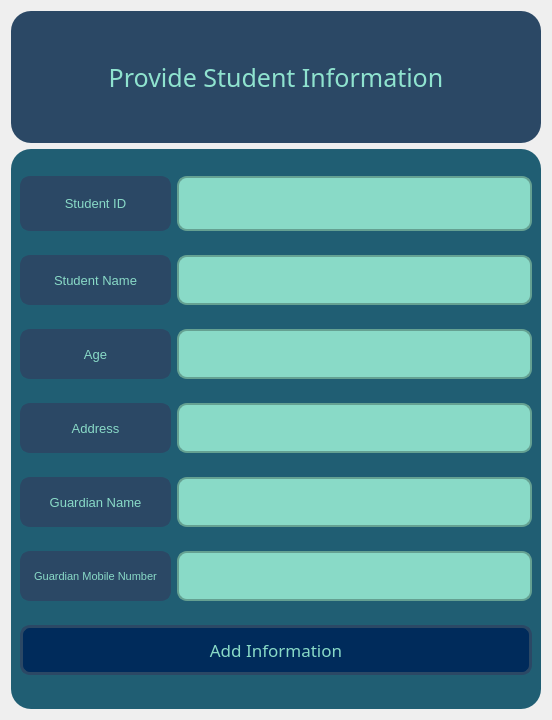
<?xml version="1.0" encoding="UTF-8"?>
<ui version="4.0">
 <class>Form</class>
 <widget class="QWidget" name="Form">
  <property name="geometry">
   <rect>
    <x>0</x>
    <y>0</y>
    <width>552</width>
    <height>720</height>
   </rect>
  </property>
  <property name="minimumSize">
   <size>
    <width>550</width>
    <height>720</height>
   </size>
  </property>
  <property name="windowTitle">
   <string>Form</string>
  </property>
  <layout class="QVBoxLayout" name="verticalLayout">
   <item>
    <widget class="QFrame" name="top_frame">
     <property name="minimumSize">
      <size>
       <width>530</width>
       <height>70</height>
      </size>
     </property>
     <property name="styleSheet">
      <string notr="true">background-color: rgb(43, 72, 101);
border-radius: 20px;</string>
     </property>
     <property name="frameShape">
      <enum>QFrame::StyledPanel</enum>
     </property>
     <property name="frameShadow">
      <enum>QFrame::Raised</enum>
     </property>
     <layout class="QHBoxLayout" name="horizontalLayout">
      <item>
       <widget class="QLabel" name="lbl_heading">
        <property name="font">
         <font>
          <family>Hind Siliguri Medium</family>
          <pointsize>19</pointsize>
          <weight>50</weight>
          <bold>false</bold>
         </font>
        </property>
        <property name="styleSheet">
         <string notr="true">color: rgb(143, 227, 207);</string>
        </property>
        <property name="text">
         <string>Provide Student Information</string>
        </property>
        <property name="alignment">
         <set>Qt::AlignCenter</set>
        </property>
       </widget>
      </item>
     </layout>
    </widget>
   </item>
   <item>
    <widget class="QFrame" name="middle_frame">
     <property name="minimumSize">
      <size>
       <width>530</width>
       <height>560</height>
      </size>
     </property>
     <property name="styleSheet">
      <string notr="true">background-color: rgb(32, 94, 115);
border-radius: 20px;</string>
     </property>
     <property name="frameShape">
      <enum>QFrame::StyledPanel</enum>
     </property>
     <property name="frameShadow">
      <enum>QFrame::Raised</enum>
     </property>
     <layout class="QGridLayout" name="gridLayout">
      <item row="0" column="0">
       <widget class="QLabel" name="label">
        <property name="minimumSize">
         <size>
          <width>151</width>
          <height>51</height>
         </size>
        </property>
        <property name="font">
         <font>
          <pointsize>10</pointsize>
         </font>
        </property>
        <property name="styleSheet">
         <string notr="true">border: 3px solid rgb(43, 72, 101);
border-radius: 10px;
background-color:  rgb(43, 72, 101);
color: rgb(137, 218, 199)</string>
        </property>
        <property name="text">
         <string>Student ID</string>
        </property>
        <property name="alignment">
         <set>Qt::AlignCenter</set>
        </property>
       </widget>
      </item>
      <item row="0" column="1">
       <widget class="QLineEdit" name="input_id">
        <property name="minimumSize">
         <size>
          <width>330</width>
          <height>55</height>
         </size>
        </property>
        <property name="font">
         <font>
          <family>Kalpurush</family>
          <pointsize>11</pointsize>
          <weight>50</weight>
          <bold>false</bold>
         </font>
        </property>
        <property name="styleSheet">
         <string notr="true">background-color: rgb(137, 218, 199);
border: 2px solid rgb(101, 161, 146);
padding-left: 15px;
border-radius: 10px;
color: black;</string>
        </property>
        <property name="text">
         <string/>
        </property>
        <property name="placeholderText">
         <string/>
        </property>
       </widget>
      </item>
      <item row="1" column="0">
       <widget class="QLabel" name="label_2">
        <property name="minimumSize">
         <size>
          <width>151</width>
          <height>41</height>
         </size>
        </property>
        <property name="font">
         <font>
          <pointsize>10</pointsize>
         </font>
        </property>
        <property name="styleSheet">
         <string notr="true">border: 3px solid rgb(43, 72, 101);
border-radius: 10px;
background-color:  rgb(43, 72, 101);
color: rgb(137, 218, 199)</string>
        </property>
        <property name="text">
         <string>Student Name</string>
        </property>
        <property name="alignment">
         <set>Qt::AlignCenter</set>
        </property>
       </widget>
      </item>
      <item row="1" column="1">
       <widget class="QLineEdit" name="input_name">
        <property name="minimumSize">
         <size>
          <width>330</width>
          <height>50</height>
         </size>
        </property>
        <property name="font">
         <font>
          <family>Kalpurush</family>
          <pointsize>11</pointsize>
          <weight>50</weight>
          <bold>false</bold>
         </font>
        </property>
        <property name="styleSheet">
         <string notr="true">background-color: rgb(137, 218, 199);
border: 2px solid rgb(101, 161, 146);
padding-left: 15px;
border-radius: 10px;
color: black;</string>
        </property>
        <property name="placeholderText">
         <string> </string>
        </property>
       </widget>
      </item>
      <item row="2" column="0">
       <widget class="QLabel" name="label_3">
        <property name="minimumSize">
         <size>
          <width>151</width>
          <height>41</height>
         </size>
        </property>
        <property name="font">
         <font>
          <pointsize>10</pointsize>
         </font>
        </property>
        <property name="styleSheet">
         <string notr="true">border: 3px solid rgb(43, 72, 101);
border-radius: 10px;
background-color:  rgb(43, 72, 101);
color: rgb(137, 218, 199)</string>
        </property>
        <property name="text">
         <string>Age</string>
        </property>
        <property name="alignment">
         <set>Qt::AlignCenter</set>
        </property>
       </widget>
      </item>
      <item row="2" column="1">
       <widget class="QLineEdit" name="input_age">
        <property name="minimumSize">
         <size>
          <width>330</width>
          <height>50</height>
         </size>
        </property>
        <property name="font">
         <font>
          <family>Kalpurush</family>
          <pointsize>11</pointsize>
          <weight>50</weight>
          <bold>false</bold>
         </font>
        </property>
        <property name="styleSheet">
         <string notr="true">background-color: rgb(137, 218, 199);
border: 2px solid rgb(101, 161, 146);
padding-left: 15px;
border-radius: 10px;
color: black;</string>
        </property>
        <property name="placeholderText">
         <string/>
        </property>
       </widget>
      </item>
      <item row="3" column="0">
       <widget class="QLabel" name="label_4">
        <property name="minimumSize">
         <size>
          <width>151</width>
          <height>41</height>
         </size>
        </property>
        <property name="font">
         <font>
          <pointsize>10</pointsize>
         </font>
        </property>
        <property name="styleSheet">
         <string notr="true">border: 3px solid rgb(43, 72, 101);
border-radius: 10px;
background-color:  rgb(43, 72, 101);
color: rgb(137, 218, 199)</string>
        </property>
        <property name="text">
         <string>Address</string>
        </property>
        <property name="alignment">
         <set>Qt::AlignCenter</set>
        </property>
       </widget>
      </item>
      <item row="3" column="1">
       <widget class="QLineEdit" name="input_address">
        <property name="minimumSize">
         <size>
          <width>330</width>
          <height>50</height>
         </size>
        </property>
        <property name="font">
         <font>
          <family>Kalpurush</family>
          <pointsize>11</pointsize>
         </font>
        </property>
        <property name="styleSheet">
         <string notr="true">background-color: rgb(137, 218, 199);
border: 2px solid rgb(101, 161, 146);
padding-left: 15px;
border-radius: 10px;
color: black;</string>
        </property>
        <property name="placeholderText">
         <string/>
        </property>
       </widget>
      </item>
      <item row="4" column="0">
       <widget class="QLabel" name="label_5">
        <property name="minimumSize">
         <size>
          <width>151</width>
          <height>41</height>
         </size>
        </property>
        <property name="font">
         <font>
          <pointsize>10</pointsize>
         </font>
        </property>
        <property name="styleSheet">
         <string notr="true">border: 3px solid rgb(43, 72, 101);
border-radius: 10px;
background-color:  rgb(43, 72, 101);
color: rgb(137, 218, 199)</string>
        </property>
        <property name="text">
         <string>Guardian Name</string>
        </property>
        <property name="alignment">
         <set>Qt::AlignCenter</set>
        </property>
       </widget>
      </item>
      <item row="4" column="1">
       <widget class="QLineEdit" name="input_guardian">
        <property name="minimumSize">
         <size>
          <width>330</width>
          <height>50</height>
         </size>
        </property>
        <property name="font">
         <font>
          <family>Kalpurush</family>
          <pointsize>11</pointsize>
         </font>
        </property>
        <property name="styleSheet">
         <string notr="true">background-color: rgb(137, 218, 199);
border: 2px solid rgb(101, 161, 146);
padding-left: 15px;
border-radius: 10px;
color: black;</string>
        </property>
        <property name="placeholderText">
         <string/>
        </property>
       </widget>
      </item>
      <item row="5" column="0">
       <widget class="QLabel" name="label_6">
        <property name="minimumSize">
         <size>
          <width>151</width>
          <height>41</height>
         </size>
        </property>
        <property name="font">
         <font>
          <pointsize>8</pointsize>
         </font>
        </property>
        <property name="styleSheet">
         <string notr="true">border: 3px solid rgb(43, 72, 101);
border-radius: 10px;
background-color:  rgb(43, 72, 101);
color: rgb(137, 218, 199)</string>
        </property>
        <property name="text">
         <string>Guardian Mobile Number</string>
        </property>
        <property name="alignment">
         <set>Qt::AlignCenter</set>
        </property>
        <property name="wordWrap">
         <bool>false</bool>
        </property>
       </widget>
      </item>
      <item row="5" column="1">
       <widget class="QLineEdit" name="input_phone">
        <property name="minimumSize">
         <size>
          <width>330</width>
          <height>50</height>
         </size>
        </property>
        <property name="font">
         <font>
          <family>Kalpurush</family>
          <pointsize>11</pointsize>
         </font>
        </property>
        <property name="styleSheet">
         <string notr="true">background-color: rgb(137, 218, 199);
border: 2px solid rgb(101, 161, 146);
padding-left: 15px;
border-radius: 10px;
color: black;</string>
        </property>
        <property name="placeholderText">
         <string/>
        </property>
       </widget>
      </item>
      <item row="6" column="0" colspan="2">
       <widget class="QPushButton" name="btn_submit">
        <property name="minimumSize">
         <size>
          <width>100</width>
          <height>50</height>
         </size>
        </property>
        <property name="font">
         <font>
          <family>Hind Siliguri Medium</family>
          <pointsize>13</pointsize>
         </font>
        </property>
        <property name="cursor">
         <cursorShape>PointingHandCursor</cursorShape>
        </property>
        <property name="styleSheet">
         <string notr="true">QPushButton {
border: 3px solid rgb(43, 72, 101);
border-radius: 10px;
background-color:  #002B5B;
color: rgb(137, 218, 199)
}

QPushButton::hover {
background-color: rgb(43, 72, 101);
border: 3px solid rgb(0, 43, 91); 
}</string>
        </property>
        <property name="text">
         <string>Add Information</string>
        </property>
        <property name="shortcut">
         <string>Return</string>
        </property>
        <property name="flat">
         <bool>true</bool>
        </property>
       </widget>
      </item>
     </layout>
    </widget>
   </item>
  </layout>
 </widget>
 <resources/>
 <connections/>
</ui>
